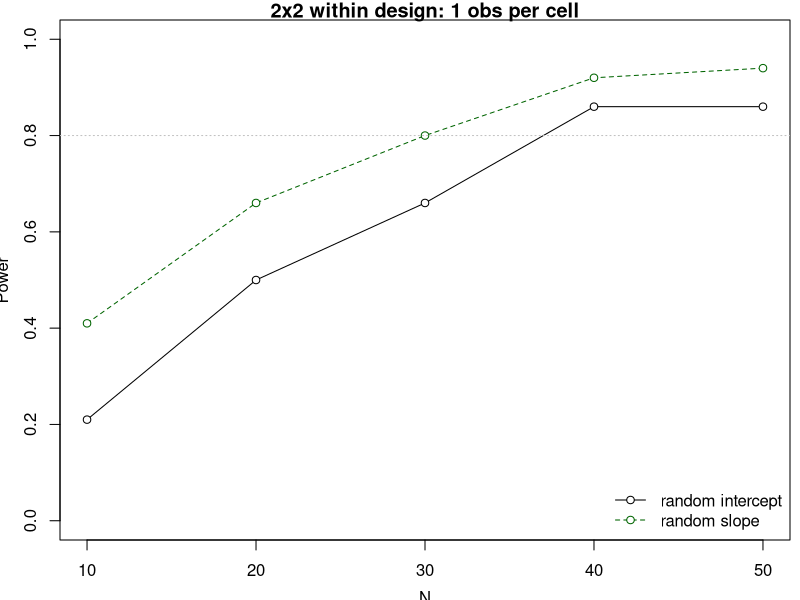

Here is the R script that generated this plot: (Note: a time limit stopped this script after it produced the figure.)
# comparisons
# * 2x2 within design (one observation per cell)
# * 2x2 within design mit items (several observations per cell)
#   - raw data
#   - aggregated data

set.seed(1157)

library(lme4)

###############################################################################

sim_cis <- function(form1, form2, data, params, test_par, nsim = 100) {
  cis <- replicate(nsim, {
    y <- simulate(formula(gsub("^y", "", form2)),
                  newdata = data,
                  newparams = params)$sim_1
    m0 <- lmer(formula(form1), dat)
    m1 <- lmer(formula(form2), dat)
    matrix(c(confint(m0, par = test_par, method = "Wald") |> as.numeric(),
             confint(m1, par = test_par, method = "Wald") |> as.numeric()),
           nrow = 2, byrow = TRUE)
    }, simplify = FALSE
  )
  dat_ci <- as.data.frame(do.call(rbind, cis))
  names(dat_ci) <- c("lb", "ub")
  dat_ci$true_par <- tail(params$beta, 1)
  dat_ci$model <- factor(c("random intercept", "random slope"))
  dat_ci
}

###############################################################################

nsubj <- 10
nitem <- 5

#pdf("within-design_int-vs-slp.pdf", width = 8.5, height = 3.375, pointsize = 10)
#par(mfrow = c(1, 3), mai = c(.4, .4, .3, .1), mgp = c(2.4, 1, 0))

#----- 2x2 within design ------------------------------------------------------

pwr_int <- NULL
pwr_slp <- NULL

ns <- c(10, 20, 30, 40, 50)

for (nsubj in ns) {

  dat <- expand.grid(A = factor(c("a1", "a2")),
                     B = factor(c("b1", "b2")),
                     id = factor(1:nsubj))
  
  # y = mu + a2 + b2 + a2b2 + p + pa + pb + e
  
  beta  <- c(3, .5, .5, 1)
  sp    <- c(1, .8, .6)
  r     <- -.5
  se    <- 1
  S     <- r * sp %o% sp; diag(S) <- sp^2
  Lt    <- chol(S) / se
  theta <- t(Lt)[lower.tri(Lt, diag = TRUE)]
  
  dat_ci <- sim_cis("y ~ A * B + (1 | id)",
                    "y ~ A * B + (A + B | id)",
                    data = dat,
                    params = list(beta = beta, theta = theta, sigma = se),
                    test_par = "Aa2:Bb2")
  
  pwr_int <- c(pwr_int, mean(dat_ci$lb[dat_ci$model == "random intercept"] > 0))
  pwr_slp <- c(pwr_slp, mean(dat_ci$lb[dat_ci$model == "random slope"] > 0))

}

pdf("slides/figures/nico_power_2x2design_1obs.pdf",
    width = 3.375, height = 3.375, pointsize = 10)
par(mai = c(.6, .6, .2, .1), mgp = c(2.4, 1, 0))

plot(pwr_int ~ ns, type = "o", ylim = 0:1, xlab = "N", ylab = "Power",
     main = "2x2 within design: 1 obs per cell", pch = 21, bg = "white")
points(pwr_slp ~ ns, type = "o", col = "darkgreen", lty = 2, pch = 21,
       bg = "white")

abline(h = .8, col = "gray", lty = 3)

legend("bottomright", c("random intercept", "random slope"),
       col = c("black", "darkgreen"),
       lty = 1:2, bty = "n", pch = 21, pt.bg = "white")

dev.off()

#----- 2x2 within design with items -------------------------------------------

# y = mu + a2 + b2 + a2b2 + p + pa + pb + papb + w + e

sp     <- c(.4, .8, .6, .4)
r      <- -.2
S      <- r * sp %o% sp; diag(S) <- sp^2
Lt     <- chol(S) / se
theta  <- t(Lt)[lower.tri(Lt, diag = TRUE)]
sw     <- 1
theta2 <- c(theta, sw / se)

pwr_int <- NULL
pwr_slp <- NULL

ns <- c(2, 5, 8, 10, 15)

for (nsubj in ns) {

  dat <- expand.grid(A = factor(c("a1", "a2")),
                     B = factor(c("b1", "b2")),
                     item = factor(1:nitem),
                     id = factor(1:nsubj))
  
  
  dat_ci <- sim_cis("y ~ A * B + (1 | id) + (1 | item)",
                    "y ~ A * B + (A * B | id) + (1 | item)",
                    data = dat,
                    params = list(beta = beta, theta = theta2, sigma = se),
                    test_par = "Aa2:Bb2")
  
  pwr_int <- c(pwr_int, mean(dat_ci$lb[dat_ci$model == "random intercept"] > 0))
  pwr_slp <- c(pwr_slp, mean(dat_ci$lb[dat_ci$model == "random slope"] > 0))

}

pdf("slides/figures/nico_power_2x2design_5obs.pdf",
    width = 3.375, height = 3.375, pointsize = 10)
par(mai = c(.6, .6, .2, .1), mgp = c(2.4, 1, 0))
plot(pwr_int ~ ns, type = "o", ylim = 0:1, xlab = "N", ylab = "Power",
     main = "2x2 within design: 5 obs per cell", pch = 21, bg = "white")
points(pwr_slp ~ ns, type = "o", col = "darkgreen", lty = 2, pch = 21,
       bg = "white")

abline(h = .8, col = "gray", lty = 3)

legend("bottomright", c("random intercept", "random slope"),
       col = c("black", "darkgreen"),
       lty = 1:2, bty = "n", pch = 21, pt.bg = "white")
dev.off()

#----- 2x2 within design aggregated over items --------------------------------

# y = mu + a2 + b2 + a2b2 + p + pa + pb + e

pwr_int <- NULL
pwr_slp <- NULL

ns <- c(2, 5, 8, 10, 15)

for (nsubj in ns) {

  dat <- expand.grid(A = factor(c("a1", "a2")),
                     B = factor(c("b1", "b2")),
                     item = factor(1:nitem),
                     id = factor(1:nsubj))
    
  cis <- replicate(100, {
    y <- simulate( ~ A * B + (A * B | id) + (1 | item),
                  newdata = dat,
                  newparams = list(beta = beta, theta = theta2, sigma = se)
                  )$sim_1
    datm <- aggregate(y ~ A + B + id, dat, mean)
    m0 <- lmer(y ~ A * B + (1 | id), dat)
    m1 <- lmer(y ~ A * B + (A + B | id), dat)
    matrix(c(confint(m0, par = "Aa2:Bb2", method = "Wald") |> as.numeric(),
             confint(m1, par = "Aa2:Bb2", method = "Wald") |> as.numeric()),
           nrow = 2, byrow = TRUE)
    }, simplify = FALSE
  )
  dat_ci <- as.data.frame(do.call(rbind, cis))
  names(dat_ci) <- c("lb", "ub")
  dat_ci$model <- factor(c("random intercept", "random slope"))

  pwr_int <- c(pwr_int, mean(dat_ci$lb[dat_ci$model == "random intercept"] > 0))
  pwr_slp <- c(pwr_slp, mean(dat_ci$lb[dat_ci$model == "random slope"] > 0))

}

plot(pwr_int ~ ns, type = "o", ylim = 0:1, xlab = "N", ylab = "Power",
     main = "2x2 within design: 1 obs per cell aggregated",
     pch = 21, bg = "white")
points(pwr_slp ~ ns, type = "o", col = "darkgreen", lty = 2, pch = 21,
       bg = "white")

abline(h = .8, col = "gray", lty = 3)

legend("bottomright", c("random intercept", "random slope"),
       col = c("black", "darkgreen"),
       lty = 1:2, bty = "n", pch = 21, pt.bg = "white")

#dev.off()
